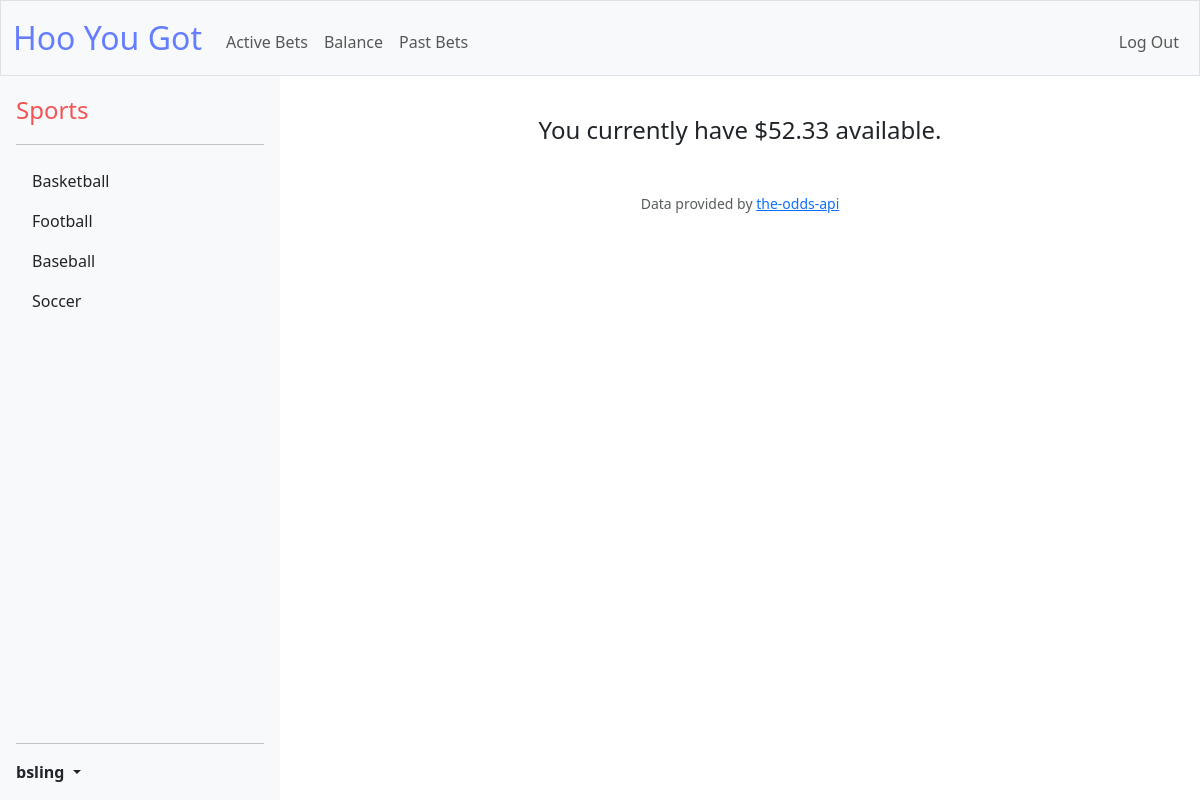
The app's page /balance (signed in), older data.
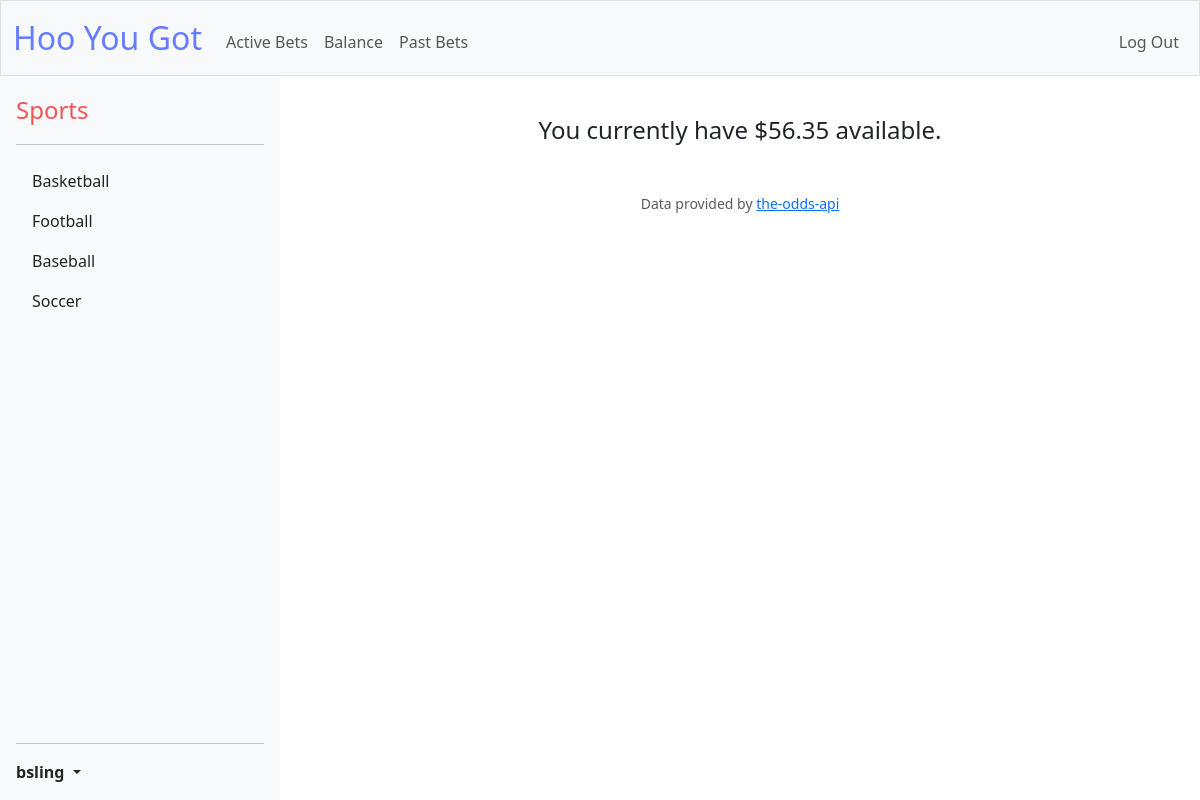
The same page, newer data.
### tables this page shows
CREATE TABLE users (
    id INTEGER PRIMARY KEY AUTOINCREMENT,
    username TEXT NOT NULL,
    hash TEXT NOT NULL,
    cash NUMERIC NOT NULL DEFAULT 50.00,
    created_at DATETIME DEFAULT CURRENT_TIMESTAMP
);

### app.py (the view)
@app.route("/balance")
@login_required
def balance():
    userid = session["user_id"]
    rows = query_db("SELECT cash FROM users WHERE id = ?", (userid,))
    if rows:
        rows = rows[0]
        cash = rows["cash"]
    return render_template("balance.html", cash=cash)

### app.py (called while the page is built)
@app.after_request
def after_request(response):
    response.headers["Cache-Control"] = "no-cache, no-store, must-revalidate"
    response.headers["Expires"] = 0
    response.headers["Pragma"] = "no-cache"
    return response

@app.teardown_appcontext
def teardown_db(exception):
    db = g.pop('db', None)
    if db is not None:
        db.close()

### helpers.py (called while the page is built)
def connect():
    if 'db' not in g:
        g.db = sqlite3.connect(current_app.config['DATABASE'])
        g.db.row_factory = sqlite3.Row
    return g.db

def query_db(query, args=()):
    cur = connect().execute(query, args)
    rv = cur.fetchall()
    cur.close()
    return rv if rv else None

def login_required(f):
    @wraps(f)
    def decorated_function(*args, **kwargs):
        if session.get("user_id") is None:
            return redirect("/login")
        return f(*args, **kwargs)
    return decorated_function

def usd(value):
    return f"${value:,.2f}"

### templates/balance.html (shortened to what this page needs)
{% extends "layout.html" %}
{% block main %}
    <h4 class="pt-4">You currently have {{ (cash) | usd }} available.</h4>
{% endblock %}

### templates/layout.html (shortened to what this page needs)
<!DOCTYPE html>
<html lang="en">
<head>
    <link href="https://cdn.jsdelivr.net/npm/bootstrap@5.3.3/dist/css/bootstrap.min.css" rel="stylesheet">
    <link rel="stylesheet" href="https://cdn.jsdelivr.net/npm/bootstrap-icons@1.11.3/font/bootstrap-icons.min.css">
    <link href="/static/styles.css" rel="stylesheet">
</head>
<body>
    <div class="d-flex">
        <nav class="bg-light border navbar navbar-expand-md navbar-light">
            <div class="container-fluid">
                <a class="navbar-brand" href="/">Hoo You Got</a>
                <div class="collapse navbar-collapse" id="navbar">
                    {% if session["user_id"] %}
                        <ul class="navbar-nav me-auto mt-2">
                            <li class="nav-item"><a class="nav-link" href="/">Active Bets</a></li>
                            <li class="nav-item"><a class="nav-link" href="/balance">Balance</a></li>
                        <li class="nav-item"><a class="nav-link" href="/past_bets">Past Bets</a></li>
                        </ul>
                        <ul class="navbar-nav ms-auto mt-2">
                            <li class="nav-item"><a class="nav-link" href="/logout">Log Out</a></li>
                        </ul>
                    {% else %}
                        <ul class="navbar-nav ms-auto mt-2">
                            <li class="nav-item"><a class="nav-link" href="/register">Register</a></li>
                            <li class="nav-item"><a class="nav-link" href="/login">Log In</a></li>
                        </ul>
                    {% endif %}
                </div>
            </div>
        </nav>
        <div class="sidebar-container">
            <div class="sidebar d-flex flex-column flex-shrink-0 p-3 bg-light" style="width: 280px;">
                <p class="mb-3 mb-md-0 link-dark text-decoration-none">
                <span class="fs-4 sports">Sports</span>
                </p>
                <hr>
                <ul class="nav nav-pills flex-column mb-auto">
                <li class="nav-item sport">
                    <a href="/basketball" class="nav-link link-dark">
                    Basketball
                    </a>
                </li>
                <li class="nav-item sport">
                    <a href="/football" class="nav-link link-dark">
                    Football
                    </a>
                </li>
                <li class="nav-item sport">
                    <a href="/baseball" class="nav-link link-dark">
                    Baseball
                    </a>
                </li>
                <li class="nav-item sport">
                    <a href="/soccer" class="nav-link link-dark">
                    Soccer
                    </a>
                </li>
                </ul>
                <hr>
                <div class="dropdown">
                {% if session["user_id"] %}
                    <a href="#" class="align-items-center link-dark text-decoration-none dropdown-toggle" id="dropdownUser2" data-bs-toggle="dropdown" aria-expanded="false">
                        <strong>{{ session["username"] }}</strong>
                    </a>
                {% else %}
                    <a href="/login" class="align-items-center link-dark text-decoration-none">Log in</a>
                {% endif %}
            </div>
        </div>
        <div class="content container-fluid">
            <main class="container mb-5 mt-3 text-center">
                {% block main %}{% endblock %}
            </main>
            <footer>
                <p class="mb-3 small text-center text-muted">
                    Data provided by <a href="https://the-odds-api.com/">the-odds-api</a>
                </p>
            </footer>
        </div>
    </div>
</body>
</html>

Row changes from the older to the newer data that the page shows:
changed users "bsling": cash "$52.33" → "$56.35"
